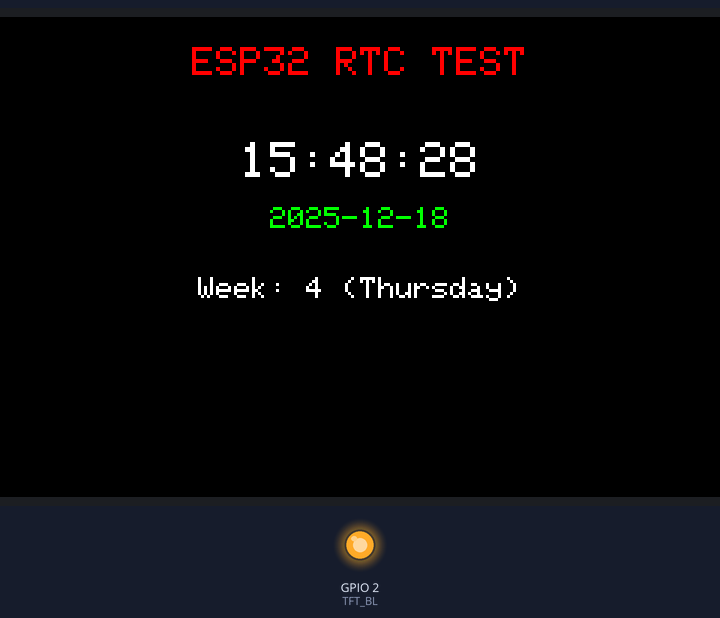
Bench run of a sketch on a simulated ESP32-S3. Parts: 800×480 colour display, output pins drawn as LEDs (lit = HIGH). The local clock reads 2024-03-15 10:24:30 at power-on unless the sketch sets it; what the sketch prints to the serial monitor is not drawn.

Above: at 0.7 s.
At 4.1 s:
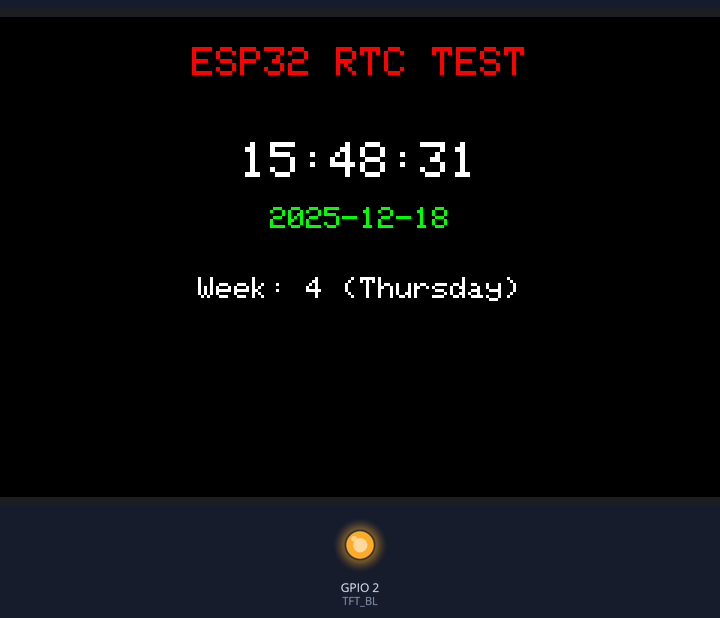
At 9.8 s:
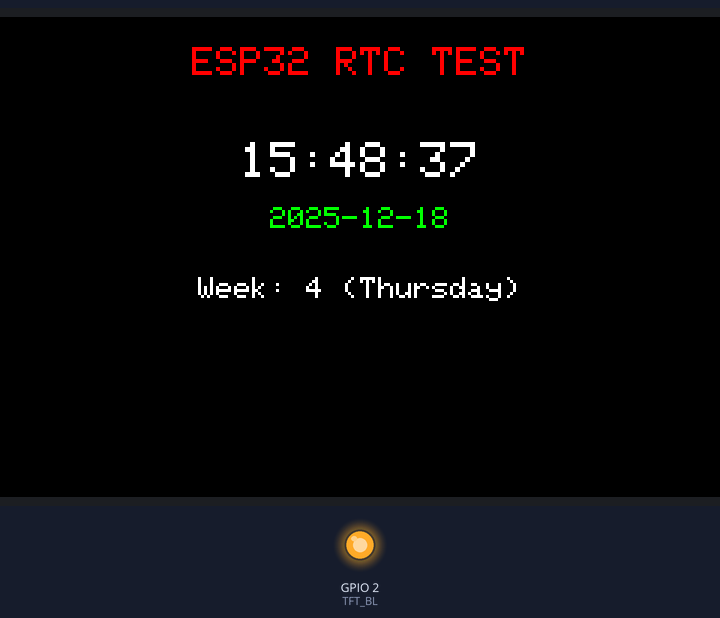
At 18.8 s:
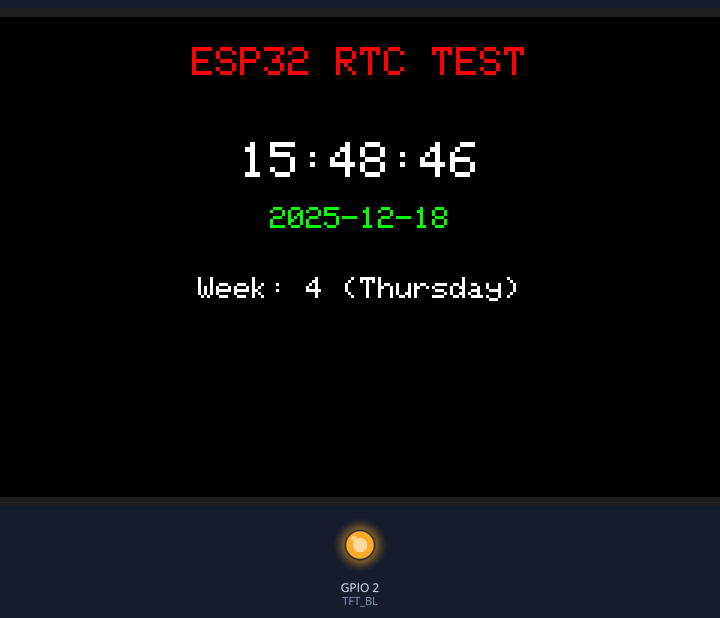
At 27.9 s:
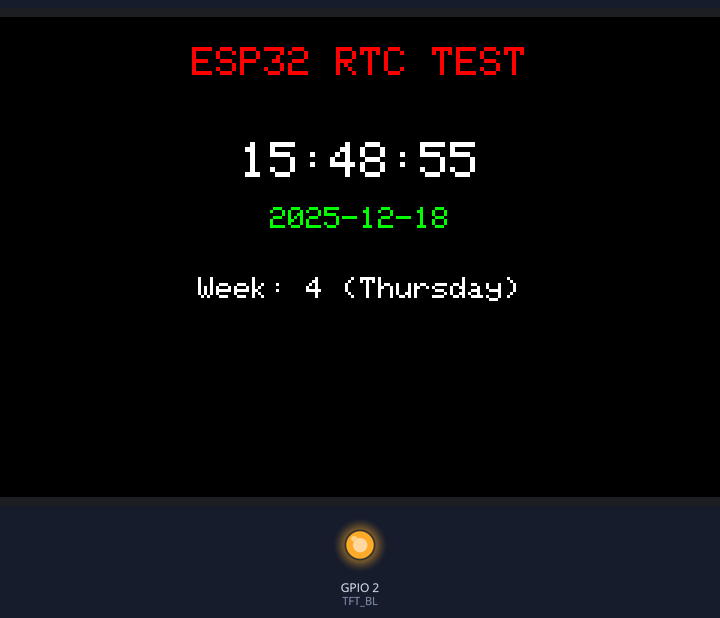
At 38.1 s:
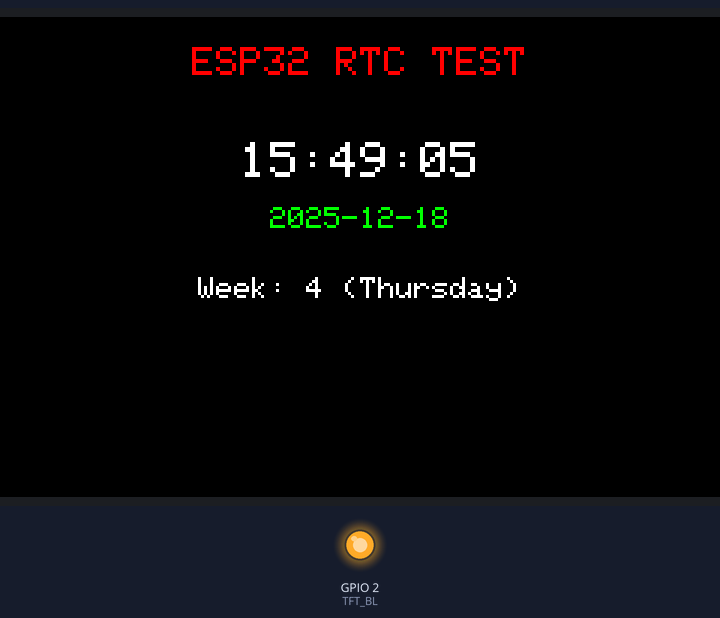

Measured:
- what the display in image 2 shows lasts 1.1 s, from 9.7 s to 10.8 s

The sketch:

RTC_test.ino
```cpp
/*******************************************************************************
 * ESP32 RTC Time Display + RGB LCD (800x480)
 * 功能：ESP32使用内置RTC显示时间（时分秒）、日期（年月日）、星期
 * 硬件：ESP32-S3 + 800x480 RGB LCD
 ******************************************************************************/
#include <Arduino_GFX_Library.h>
#include <ESP32Time.h>  // ESP32Time库

// ====================== 硬件配置 ======================
#define TFT_BL 2
// RGB LCD分辨率
#define LCD_WIDTH  800
#define LCD_HEIGHT 480

// 时序参数
#define HSYNC_POLARITY 0
#define HSYNC_FRONT_PORCH 12
#define HSYNC_PULSE_WIDTH 4
#define HSYNC_BACK_PORCH 16
#define VSYNC_POLARITY 0
#define VSYNC_FRONT_PORCH 10
#define VSYNC_PULSE_WIDTH 4
#define VSYNC_BACK_PORCH 10
#define PCLK_FREQ 13300000
#define PCLK_ACTIVE_NEG 1

// ESP32-S3 RGB LCD引脚定义
#define PIN_DE    40  // DE
#define PIN_VSYNC 41  // VSYNC
#define PIN_HSYNC 39  // HSYNC
#define PIN_PCLK  42  // PCLK
// R通道
#define PIN_R0 45
#define PIN_R1 48
#define PIN_R2 47
#define PIN_R3 21
#define PIN_R4 14
// G通道
#define PIN_G0 5
#define PIN_G1 6
#define PIN_G2 7
#define PIN_G3 15
#define PIN_G4 16
#define PIN_G5 4
// B通道
#define PIN_B0 8
#define PIN_B1 3
#define PIN_B2 46
#define PIN_B3 9
#define PIN_B4 1

// ====================== 配置参数 ======================
#define BASE_TEXT_SIZE 3        // 基础字体大小
#define TITLE_TEXT_SIZE 4       // 标题字体大小
#define TIME_TEXT_SIZE 5        // 时间核心信息字体大小
#define TEXT_ROW_HEIGHT 50      // 每行文字的高度
#define BIG_ROW_HEIGHT 70       // 大字体行高
#define MARGIN_X 50             // 左右边距
#define TITLE_Y 30              // 标题Y坐标（顶部）
#define TIME_Y 100              // 时间Y坐标（中间上半部分）
#define DATE_Y (TIME_Y + BIG_ROW_HEIGHT) // 日期Y坐标（中间下半部分）
#define WEEK_Y (DATE_Y + TEXT_ROW_HEIGHT + 20) // 星期Y坐标（底部）

// ====================== 全局变量 ======================
ESP32Time esp32_rtc;       // RTC时间对象
char t_buf[100];           // 存储时间信息的缓冲区

// ====================== GFX初始化 ======================
Arduino_ESP32RGBPanel *rgb_panel = new Arduino_ESP32RGBPanel(
    PIN_DE, PIN_VSYNC, PIN_HSYNC, PIN_PCLK,
    PIN_R0, PIN_R1, PIN_R2, PIN_R3, PIN_R4,
    PIN_G0, PIN_G1, PIN_G2, PIN_G3, PIN_G4, PIN_G5,
    PIN_B0, PIN_B1, PIN_B2, PIN_B3, PIN_B4,
    HSYNC_POLARITY, HSYNC_FRONT_PORCH, HSYNC_PULSE_WIDTH, HSYNC_BACK_PORCH,
    VSYNC_POLARITY, VSYNC_FRONT_PORCH, VSYNC_PULSE_WIDTH, VSYNC_BACK_PORCH,
    PCLK_ACTIVE_NEG, PCLK_FREQ
);

Arduino_RGB_Display *gfx = new Arduino_RGB_Display(
    LCD_WIDTH,        // 宽度
    LCD_HEIGHT,       // 高度
    rgb_panel,        // RGB面板对象
    0,                // 旋转角度（0/90/180/270）
    true              // 自动刷新
);

// ====================== 函数声明 ======================
void drawTimeInfo(); // 绘制时间、日期、星期信息
String getWeekString(int weekNum); // 将数字星期转换为字符串
int getTextCenterX(String text, int size); // 计算文字居中的X坐标（新增）

// ====================== 初始化函数 ======================
void setup()
{
    // 初始化串口（用于调试）
    Serial.begin(115200);
    Serial.println("ESP32 RTC Time Display Example (Big Font + New Layout)");

    // 1. 初始化显示屏
    if (!gfx->begin())
    {
        Serial.println("gfx->begin() failed!");
        while (1) delay(1000); // 初始化失败则死循环
    }
    gfx->fillScreen(RGB565_BLACK); // 初始清屏为黑色

    // 2. 开启显示屏背光
    pinMode(TFT_BL, OUTPUT);
    digitalWrite(TFT_BL, HIGH);

    // 3. 设置初始时间：秒, 分, 时, 日, 月, 年 (2025-12-18 15:48:28)
    esp32_rtc.setTime(28, 48, 15, 18, 12, 2025);

    // 4. 绘制标题（居中显示，大字体红色）
    gfx->setTextSize(TITLE_TEXT_SIZE);
    gfx->setTextColor(RGB565_RED); // 标题用红色
    String title = "ESP32 RTC TEST";
    int titleX = getTextCenterX(title, TITLE_TEXT_SIZE);
    gfx->setCursor(titleX, TITLE_Y);
    gfx->println(title);
}

// ====================== 循环函数 ======================
void loop()
{
    // 绘制时间、日期、星期信息
    drawTimeInfo();
    // 1秒刷新一次
    delay(1000);
}

// ====================== 绘制时间信息（新布局+大字体） ======================
void drawTimeInfo()
{
    // 1. 显示时间：时:分:秒
    gfx->setTextSize(TIME_TEXT_SIZE);
    gfx->setTextColor(RGB565_WHITE);
    // 清空上一次的时间显示区域（避免重叠）
    gfx->fillRect(MARGIN_X, TIME_Y, LCD_WIDTH - 2 * MARGIN_X, BIG_ROW_HEIGHT, RGB565_BLACK);
    sprintf(t_buf, "%02d:%02d:%02d", esp32_rtc.getHour(true), esp32_rtc.getMinute(), esp32_rtc.getSecond());
    String timeStr = String(t_buf);
    int timeX = getTextCenterX(timeStr, TIME_TEXT_SIZE);
    gfx->setCursor(timeX, TIME_Y + BIG_ROW_HEIGHT / 2 - 10); // 垂直居中微调
    gfx->println(timeStr);
    Serial.println(timeStr); // 串口调试

    // 2. 显示日期：年-月-日（大字体绿色，居中显示，交替颜色）
    gfx->setTextSize(BASE_TEXT_SIZE);
    gfx->setTextColor(RGB565_GREEN); // 绿色
    // 清空上一次的日期显示区域
    gfx->fillRect(MARGIN_X, DATE_Y, LCD_WIDTH - 2 * MARGIN_X, TEXT_ROW_HEIGHT, RGB565_BLACK);
    sprintf(t_buf, "%04d-%02d-%02d", esp32_rtc.getYear(), esp32_rtc.getMonth() + 1, esp32_rtc.getDay());
    String dateStr = String(t_buf);
    int dateX = getTextCenterX(dateStr, BASE_TEXT_SIZE);
    gfx->setCursor(dateX, DATE_Y + TEXT_ROW_HEIGHT / 2 - 5); // 垂直居中微调
    gfx->println(dateStr);
    Serial.println(dateStr);

    // 3. 显示星期：数字转字符串
    gfx->setTextSize(BASE_TEXT_SIZE);
    gfx->setTextColor(RGB565_WHITE);
    // 清空上一次的星期显示区域
    gfx->fillRect(MARGIN_X, WEEK_Y, LCD_WIDTH - 2 * MARGIN_X, TEXT_ROW_HEIGHT, RGB565_BLACK);
    int weekNum = esp32_rtc.getDayofWeek();
    sprintf(t_buf, "Week: %d (%s)", weekNum, getWeekString(weekNum).c_str());
    String weekStr = String(t_buf);
    int weekX = getTextCenterX(weekStr, BASE_TEXT_SIZE);
    gfx->setCursor(weekX, WEEK_Y + TEXT_ROW_HEIGHT / 2 - 5);
    gfx->println(weekStr);
    Serial.println(weekStr);
}

// ====================== 辅助函数：计算文字居中的X坐标 ======================
int getTextCenterX(String text, int size)
{
    // 计算文字的像素宽度：每个字符的宽度约为 6*size
    int textWidth = text.length() * 6 * size;
    return (LCD_WIDTH - textWidth) / 2;
}

// ====================== 将数字星期转换为字符串 ======================
String getWeekString(int weekNum)
{
    switch (weekNum)
    {
        case 1: return "Monday";
        case 2: return "Tuesday";
        case 3: return "Wednesday";
        case 4: return "Thursday";
        case 5: return "Friday";
        case 6: return "Saturday";
        case 7: return "Sunday";
        default: return "Unknown";
    }
}
```
